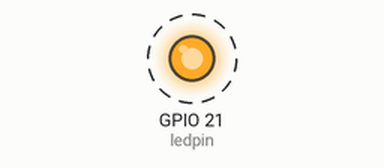
Bench run of a program on a simulated Raspberry Pi (BCM pin numbers). On the bench: output pins drawn as LEDs (lit = HIGH). Dashed ring = blinking. What the program prints to the terminal is not drawn.

Above: at 0.2 s.
Timing chart, 0 to 3.0 s (numbered marks = the images above):
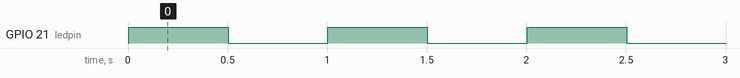

The program:

5.1_ard_rasp.py
```python
#!/usr/bin/env python
import RPi.GPIO as GPIO       # Подключение модуля GPIO
import serial                 # Подключение модуля serial
import time                   # Подключение модуля time

ledpin = 21    # пин 21

GPIO.setmode(GPIO.BCM)         # Установка режима GPIO.BCM
GPIO.setup(ledpin, GPIO.OUT)   # 21 пин настраиваем на вывод

# Настройка serial порта через USB
ser = serial.Serial("/dev/ttyUSB1", 9600)

num_1 = [0x01]
num_2 = [0x02]

def loop():                            # Основная программа
    while True:
        ser.write(num_1)               # Запись данных в порт
        print('Свет включен')
        GPIO.output(ledpin, GPIO.HIGH) # Светодиод включен
        time.sleep(0.5)

        ser.write(num_2)               # Запись данных в порт
        print('Свет выключен')
        GPIO.output(ledpin, GPIO.LOW)  # Светодиод выключен
        time.sleep(0.5)

def destroy():                         # Функция очистки портов
    GPIO.output(ledpin, GPIO.LOW)      # Светодиод выключен
    GPIO.cleanup()                     # Возврат пинов в исходное состояние

if __name__ == '__main__':     # Начало выполнения программы
    try:
        loop()
    except KeyboardInterrupt:  # Прерывание при нажатии 'Ctrl+C'
        destroy()
```

Measured:
- by itself, GPIO 21 (ledpin): alternates HIGH for 0.50 s and LOW for 0.50 s
